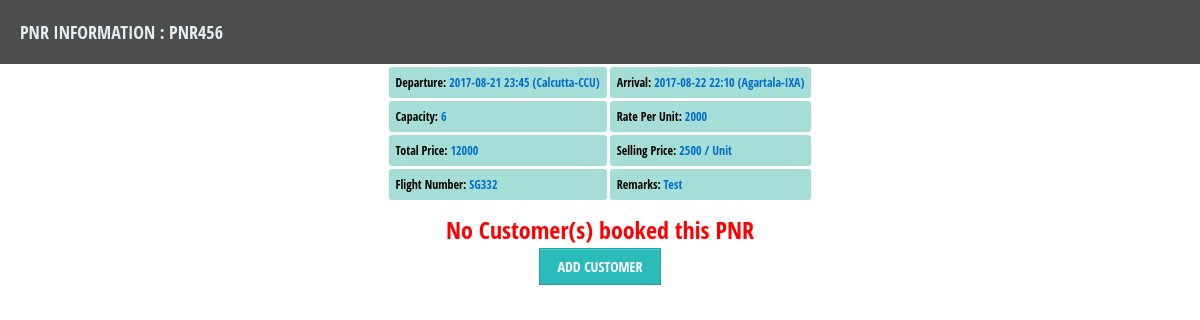
Screenshot of /pnrinfo.php?pnr=PNR456 with the database file from the repository.
### tables this page shows
CREATE TABLE "pnr" ("id" INTEGER PRIMARY KEY  NOT NULL ,"pnr_num" VARCHAR DEFAULT (null) ,"departure" DATETIME,"arrival" DATETIME,"capacity" INTEGER,"rate_per_unit" DOUBLE,"total_price" DOUBLE,"archaived" CHAR,"status" CHAR,"remarks" VARCHAR,"sector_from" VARCHAR DEFAULT (null) ,"sector_to" VARCHAR DEFAULT (null) , "selling_price" DOUBLE, "flight_number" VARCHAR);

### pnrinfo.php (the view, shortened to what this page needs)
<!DOCTYPE html>
<?php
$db= new billerDB();
if (!$db)
{
    echo $db ->lastErrorMsg();
}
 else {
     if(isset($_GET['pnr']))
     {
     $pnrinfosql="select * from pnr where pnr_num='".$_GET['pnr']."'";
     $pnrcustcount="select count(*) as CNT from customers where pnr='".$_GET['pnr']."' and status <> 'B'";
     $pnrcustallowed="select capacity from pnr where pnr_num='".$_GET['pnr']."'";
     $pnrcountres=$db->querySingle($pnrcustcount);
     $custallowedres=$db->querySingle($pnrcustallowed);
     $pnrinfores=$db->query($pnrinfosql);
     $pnrpointer=$pnrinfores->fetchArray();
?>
<html>
    <head>
        <link rel="stylesheet" href="CSS/components.css">
        <link rel="stylesheet" href="CSS/jquery.datetimepicker.css">
        <link rel="stylesheet" type="text/css" href="CSS/featherlight.css">
    </head>
    <body style="">
        <div class="subwindowheader">PNR Information : <?php echo $_GET['pnr']; ?></div>
    <center>
        <table cellpadding="7" cellspacing="3" border="0">
            <tr>
                <td class="td2">Departure: <span class="lbl1"> <?php echo $pnrpointer['departure']." (".$pnrpointer['sector_from'].")" ?></span></td>
                <td class="td2">Arrival: <span class="lbl1"><?php echo $pnrpointer['arrival']." (".$pnrpointer['sector_to'].")" ?></span></td>
            </tr>
            <tr>
                <td class="td2">Capacity: <span class="lbl1"><?php echo $pnrpointer['capacity'] ?></span></td>
                <td class="td2">Rate Per Unit: <span class="lbl1"><?php echo $pnrpointer['rate_per_unit'] ?></span></td>
            </tr>
            <tr>
                <td class="td2">Total Price: <span class="lbl1"><?php echo $pnrpointer['total_price'] ?></span></td>
                <td class="td2">Selling Price: <span class="lbl1"><?php echo $pnrpointer['selling_price']." / Unit" ?></span></td>
            </tr>
            <tr>
                <td class="td2">Flight Number: <span class="lbl1"><?php echo $pnrpointer['flight_number'] ?></span></td>
                <td class="td2">Remarks: <span class="lbl1"><?php echo $pnrpointer['remarks'] ?></span></td>
            </tr>
        </table>
        <div style="width:90%; text-align:center; font-size: 24px; font-weight: bold; color: red; margin: 10px">
        <?php
        if($pnrcountres == 0)
        {
            echo ("No Customer(s) booked this PNR");
        }
        if($pnrcountres < $custallowedres)
        {
        ?>
        <br>
        <a href="addcust.php?pnr=<?php echo $_GET['pnr'];?>" class="noul"><button class="button2"> Add Customer</button></a>
    </center></body>
</html>
        <?php }}} ?>

### CSS/components.css (style rules this page uses)
.noul { text-decoration: none; text-decoration: none !important; }
.subwindowheader { background: #4D4D4D; text-transform: uppercase; font-family: 'Open Sans Condensed', sans-serif; color:#e8eeef; font-size: 18px; font-weight: 100; padding: 20px; }
.button2 { -moz-box-shadow: inset 0px 1px 0px 0px #45D6D6; -webkit-box-shadow: inset 0px 1px 0px 0px #45D6D6; box-shadow: inset 0px 1px 0px 0px #45D6D6; background-color: #2CBBBB; border: 1px solid #27A0A0; display: inline-block; cursor: pointer; color: #FFFFFF; font-family: 'Open Sans Condensed', sans-serif; font-size: 14px; padding: 8px 18px; text-decoration: none; text-transform: uppercase; z-index: 3; }
.td2 { background-color:#a5ded7; font-weight: bold; border-radius: 3px; }
.lbl1 { color:#006dcc; }

### pnrinfo.php (style rules this page uses)
body { margin: 0px; font-family: 'Open Sans Condensed', sans-serif; font-size: 12px; color: black; }

### rows the page displays
pnr: departure "2017-08-21 23:45", sector_from "Calcutta-CCU", arrival "2017-08-22 22:10", sector_to "Agartala-IXA", capacity "6", rate_per_unit "2000", total_price "12000", selling_price "2500", flight_number "SG332", remarks "Test"

### other values shown
$_GET['pnr'] "PNR456"
